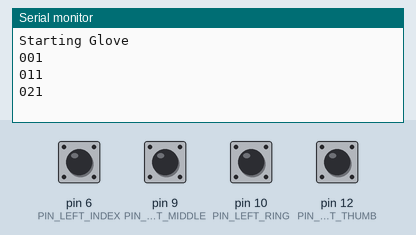
Simulated run of this sketch. Board: Arduino Uno, built with avr-gcc and run on an emulated ATmega328P. Shown: the last lines printed to the serial monitor. Inputs (shaded band) come from the test bench; at power-on: pin 6 (PIN_LEFT_INDEX), pin 9 (PIN_LEFT_MIDDLE), pin 10 (PIN_LEFT_RING), pin 12 (PIN_LEFT_THUMB) HIGH.

Above: at 1.2 s.
1.3 s: pin 6 (PIN_LEFT_INDEX) pulled LOW for 0.15 s
At 2.0 s:
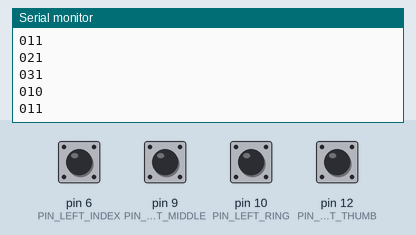
2.9 s: pin 9 (PIN_LEFT_MIDDLE) pulled LOW for 0.15 s
At 4.2 s:
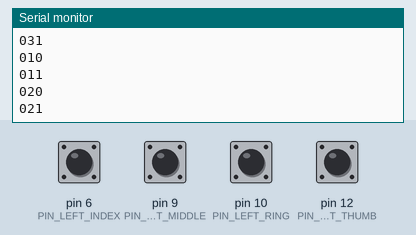
4.5 s: pin 10 (PIN_LEFT_RING) pulled LOW for 0.15 s
At 5.8 s:
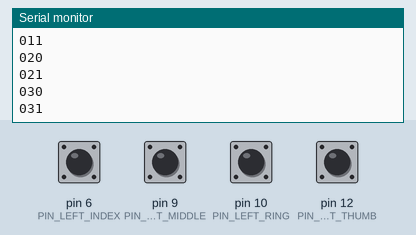
6.1 s: pin 12 (PIN_LEFT_THUMB) pulled LOW for 0.15 s
At 7.5 s:
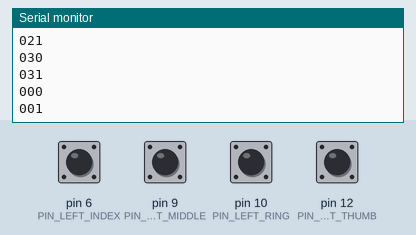
Timing chart, 0 to 8.7 s (numbered marks = the images above; inputs shaded):
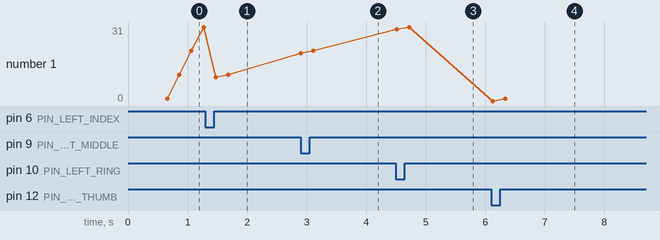

The sketch:

Glove.ino
```cpp
// ============================================================================
// Piezo Flora Detection
// Setup Sending Flora: https://learn.adafruit.com/adafruit-arduino-ide-setup/overview
// ============================================================================
// ============================================================================
// Threshold for detection
// ============================================================================
const int THRESHOLD = 100;

// ============================================================================
// Data rate in bits per second (baud) for serial data transmission
// https://www.arduino.cc/en/Serial/Begin
// ============================================================================
const int BAUD = 115200;

// ============================================================================
// Pins to finger mapping
// ============================================================================

// Left Hand
const int PIN_LEFT_THUMB = 12;
const int PIN_LEFT_INDEX = 6;
const int PIN_LEFT_MIDDLE = 9;
const int PIN_LEFT_RING = 10;
const int PIN_LEFT_PINKY = 11;

const int PINS_LEFT[5] = {PIN_LEFT_THUMB, PIN_LEFT_INDEX, PIN_LEFT_MIDDLE, PIN_LEFT_RING, PIN_LEFT_PINKY};

// Right Hand
const int PIN_RIGHT_THUMB = 10;
const int PIN_RIGHT_INDEX = 9;
const int PIN_RIGHT_MIDDLE = 6;
const int PIN_RIGHT_RING = 12;
const int PIN_RIGHT_PINKY = 11;

const int PINS_RIGHT[5] = {PIN_RIGHT_THUMB, PIN_RIGHT_INDEX, PIN_RIGHT_MIDDLE, PIN_RIGHT_RING, PIN_RIGHT_PINKY};

// ============================================================================
// Values to finger mapping
// ============================================================================

// Left Hand
const char VAL_LEFT_THUMB[3] = "00";
const char VAL_LEFT_INDEX[3] = "01";
const char VAL_LEFT_MIDDLE[3] = "02";
const char VAL_LEFT_RING[3] = "03";
const char VAL_LEFT_PINKY[3] = "04";

const char* VALS_LEFT[5] = {VAL_LEFT_THUMB, VAL_LEFT_INDEX, VAL_LEFT_MIDDLE, VAL_LEFT_RING, VAL_LEFT_PINKY};

// Right Hand
const char VAL_RIGHT_THUMB[3] = "10";
const char VAL_RIGHT_INDEX[3] = "11";
const char VAL_RIGHT_MIDDLE[3] = "12";
const char VAL_RIGHT_RING[3] = "13";
const char VAL_RIGHT_PINKY[3] = "14";

const char* VALS_RIGHT[5] = {VAL_RIGHT_THUMB, VAL_RIGHT_INDEX, VAL_RIGHT_MIDDLE, VAL_RIGHT_RING, VAL_RIGHT_PINKY};

// ============================================================================
// Pressed and released signals
// ============================================================================
const char PRESSED[2] = "1";
const char RELEASED[2] = "0";


// LEFT OR RIGHT HAND
// const int* pins = PINS_RIGHT;
// const char** letterVals = VALS_RIGHT;
const int* pins = PINS_LEFT;
const char** letterVals = VALS_LEFT;


// Container for determing if a finger was pressed in the last cycle
bool currentPressed[] = {false, false, false, false, false};

void setup()
{
	Serial.begin(BAUD);
  Serial.println("Starting Glove");
  for (int i = 0; i < 4; i++)
    pinMode(pins[i], INPUT_PULLUP);
}// const char** letterVals = VALS_RIGHT;


void loop()
{
	long dataVal;
	for (int i = 0; i < 4; i++) {
		dataVal =  digitalRead(pins[i]);

		if (!currentPressed[i] && dataVal == HIGH) {
			Serial.print(letterVals[i]);
			Serial.println(PRESSED);
			currentPressed[i] = true;
		} else if (currentPressed[i] && dataVal == LOW) {
			Serial.print(letterVals[i]);
			Serial.println(RELEASED);
			currentPressed[i] = false;
		}
		delay(10);
	}
}
```

Measured:
- after the input at 1.3 s, the serial monitor: prints a new line after 0.17 s (image 1)
- after the input at 2.9 s, the serial monitor: prints a new line at once (image 2)
- after the input at 4.5 s, the serial monitor: prints a new line at once (image 3)
- after the input at 6.1 s, the serial monitor: prints a new line at once (image 4)
- plotted number 1: 21 → 31 after the input at 4.5 s, 31 → 1 after the input at 6.1 s
